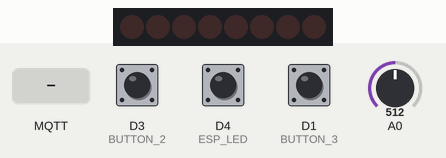
Simulated run of this program. Board: ESP8266 (NodeMCU). Parts: 8 shift-register outputs drawn as a row of LEDs (first output left, lit = HIGH). Wiring (inferred from the names in the program): shift register (74HC595): data D8; shift clock D6; latch D7. Wiring (inferred from the signals the program sends): row of LEDs: on Q0, Q1, Q2, Q3, Q4, Q5, Q6, Q7. Inputs (shaded band) come from the test bench; at power-on: D3 (BUTTON_2) HIGH, D4 (ESP_LED) HIGH, D1 (BUTTON_3) HIGH, A0 = 512. WiFi joins after 1.5 s; servers stay silent unless stated; the local clock reads 2024-03-15 10:24:30 at power-on unless the program sets it; random numbers use the default seed unless the program sets one; no MQTT or app messages arrive unless stated; what the program prints to the serial monitor is not drawn.

Above: at 2.7 s.
2.8 s: D3 (BUTTON_2) pulled LOW for 3.2 s
At 6.5 s:
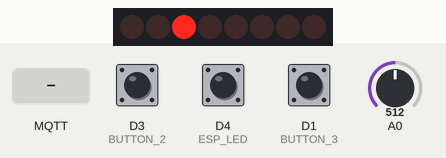
7.5 s: D4 (ESP_LED) pulled LOW for 3.2 s
At 8.1 s:
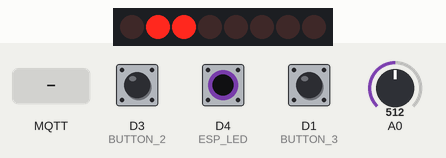
12.2 s: D1 (BUTTON_3) pulled LOW for 0.6 s
At 13.3 s:
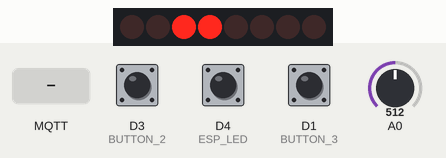
14.3 s: MQTT message "drug" arrives on the first subscribed topic
At 14.9 s:
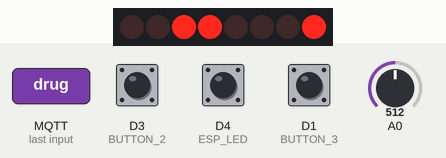
16.0 s: D3 (BUTTON_2) pulled LOW for 0.6 s
At 17.7 s:
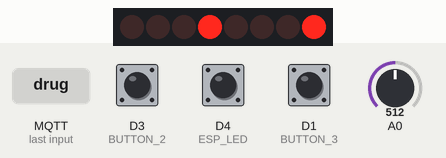
18.1 s: D4 (ESP_LED) pulled LOW for 0.6 s
At 19.3 s:
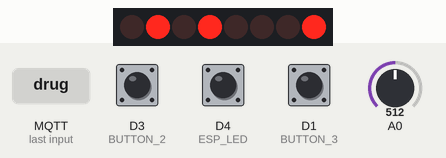
Timing chart, 0 to 21.1 s (numbered marks = the images above; inputs shaded):
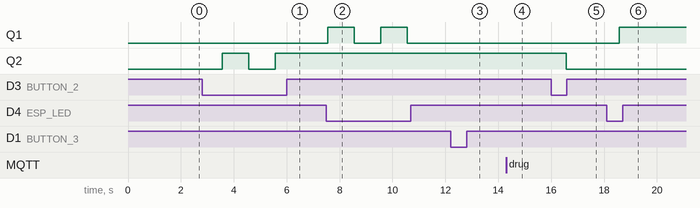

Measured:
- after the input at 2.8 s, Q2: LOW → HIGH after 0.76 s, → LOW 1.0 s later, → HIGH 1.0 s later
- after the input at 7.5 s, Q1: alternates HIGH for 1.0 s and LOW for 1.0 s, starting after 0.06 s
- after the input at 16.0 s, Q2: HIGH → LOW after 0.57 s
- after the input at 18.1 s, Q1: LOW → HIGH after 0.47 s

The program:

main.cpp
```cpp
#include <Arduino.h>
#include <ESP8266WiFi.h>
#include <MQTT.h>
#include <ArduinoJson.h>
#include <time.h>

// Config
//------------------------------------------------
const char *ssid = "NETGEAR2";
const char *password = "8bioniCl32";
const char *mqttAddress = "broker.mqttdashboard.com";
int mqttPort = 1883;

#define ESP_LED LED_BUILTIN
#define BUTTON_1 D4
#define BUTTON_2 D3
#define BUTTON_3 D1
#define TEMP_SENSOR A0

#define REG_LATCH D7
#define REG_CLOCK D6
#define REG_DATA D8
//------------------------------------------------

#define CELSIUS(x) (((x / 1024.0) * 3300) / 10)

WiFiClient net;
MQTTClient mqtt;

typedef enum {NONE = -1, GREEN, ORANGE, RED} LedValue;
typedef enum {DISEASE_3 = 4, DISEASE_2, DISEASE_1} DiseaseValue;
time_t buttons[] = {0, 0, 0};
byte registerData = 0;

void updateRegister()
{
    digitalWrite(REG_LATCH, LOW);
    shiftOut(REG_DATA, REG_CLOCK, LSBFIRST, registerData);
    digitalWrite(REG_LATCH, HIGH);
}

void clearRegister()
{
    registerData = 0;
    updateRegister();
}

void clearDiseaseRegister()
{
    bitClear(registerData, GREEN);
    bitClear(registerData, ORANGE);
    bitClear(registerData, RED);
    updateRegister();
}

void registerBitHigh(int bit)
{
    bitSet(registerData, bit);
    updateRegister();
}

void registerBitLow(int bit)
{
    bitClear(registerData, bit);
    updateRegister();
}

void controlLed(LedValue value)
{
    clearDiseaseRegister();
    registerBitHigh(value);
}

void messageReceived(String &topic, String &message)
{
    if (topic == "drug") {
        int number = message.toInt();
        switch (number) {
            case 0:
                controlLed(GREEN);
                break;
            case 1:
                controlLed(ORANGE);
                break;
            case 2:
                controlLed(RED);
                break;
            default:
                controlLed(NONE);
        }
    }
}

void changeButtonState(int button)
{
    if (buttons[button] != 0) {
        StaticJsonDocument<200> object;
        String json;

        object["from"] = buttons[button];
        object["to"] = time(nullptr);
        switch (button) {
            case 0:
                object["type"] = "Ból głowy";
                registerBitLow(DISEASE_1);
                break;
            case 1:
                object["type"] = "Ból brzucha";
                registerBitLow(DISEASE_2);
                break;
            case 2:
                object["type"] = "Ból stawów";
                registerBitLow(DISEASE_3);
                break;
            default:
                object["type"] = "Nieokreślona";
        }

        serializeJson(object, json);
        mqtt.publish("disease", json);

        buttons[button] = 0;
    } else {
        buttons[button] = time(nullptr);
        switch(button) {
            case 0:
                registerBitHigh(DISEASE_1);
                break;
            case 1:
                registerBitHigh(DISEASE_2);
                break;
            case 2:
                registerBitHigh(DISEASE_3);
                break;
        }
    }
}

void setup()
{
    pinMode(ESP_LED, OUTPUT);
    pinMode(BUTTON_1, INPUT_PULLUP);
    pinMode(BUTTON_2, INPUT_PULLUP);
    pinMode(BUTTON_3, INPUT_PULLUP);
    pinMode(REG_LATCH, OUTPUT);
    pinMode(REG_CLOCK, OUTPUT);
    pinMode(REG_DATA, OUTPUT);

    Serial.begin(115200);
    digitalWrite(ESP_LED, HIGH);

    // WiFi
    WiFi.mode(WIFI_STA);
    WiFi.hostname("Smart Health");
    WiFi.begin(ssid, password);

    Serial.print("\nConnecting to WiFi ...");
    while (WiFi.status() != WL_CONNECTED) {
        delay(500);
        Serial.print(".");
    }

    Serial.print(" SUCCESS ");
    Serial.println(WiFi.localIP());

    // Time
    configTime(1 * 3600, 0, "pool.ntp.org", "time.nist.gov");

    // MQTT
    Serial.print("\nConnecting to MQTT ...");
    mqtt.begin(mqttAddress, mqttPort, net);
    while (!mqtt.connect("SmartHealth")) {
        delay(500);
        Serial.print(".");
    }
    Serial.println(" SUCCESS");

    digitalWrite(ESP_LED, LOW);
    mqtt.onMessage(messageReceived);
    mqtt.subscribe("drug");

    clearRegister();
}

void loop()
{
    mqtt.loop();

    // Diseases
    if (digitalRead(BUTTON_1) == LOW) {
        changeButtonState(0);
    }
    if (digitalRead(BUTTON_2) == LOW) {
        changeButtonState(1);
    }
    if (digitalRead(BUTTON_3) == LOW) {
        changeButtonState(2);
    }

    // Temperature and pulse
    StaticJsonDocument<200> object;
    String json;
    time_t now = time(nullptr);

    object["ip"] = WiFi.localIP().toString();
    object["temp"] = CELSIUS(analogRead(A0));
    object["pulse"] = (rand() % 30) + 70;
    object["date"] = now;

    serializeJson(object, json);
    mqtt.publish("sensor", json);

    delay(1000);
}
```
